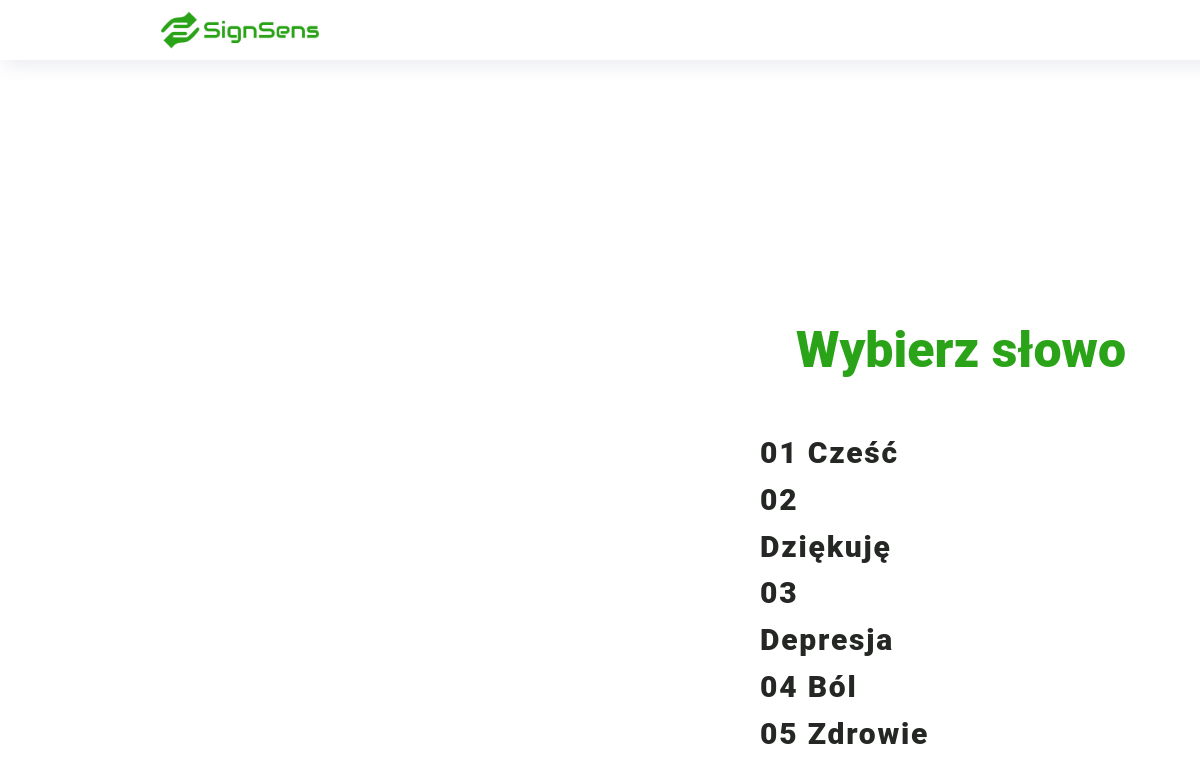
The app's page /welcom/word/ with its own data.
### main/models.py (models this page shows)
class Word(models.Model):
    title = models.CharField(max_length=50)
    slug = models.SlugField(max_length=50, unique=True)
    create_time = models.DateTimeField(auto_now_add=True)
    active = models.BooleanField(default=True)
    class Meta:
        ordering = ('create_time',)
    def __str__(self) -> str:
        return self.title
    def get_absolute_url(self):
        return reverse('detail_word', kwargs={'word_slug': self.slug})

### main/views.py (the view)
# urls.py: path('welcom/word/', views.WordView.as_view(), name='word'),
class WordView(ListView):
    model = Word
    template_name = 'main/main.html'
    context_object_name = 'word'

### main/templates/main/main.html (shortened to what this page needs)
{% extends 'main/navbar.html' %}
{% load static %}
       {% block content %}
       <link type="text/css" rel="stylesheet" href="{% static 'main/css/styles.css' %}">
<div class="text-container">
 <p style="color: #2BA318; font-family: 'Roboto';
 font-style: normal;
 font-weight: 800;
 font-size: 50px;
 line-height: 130%;
 /* identical to box height, or 65px */
 text-align: center; " >
    Wybierz słowo
     </p>
</div>
<div style="display: flex; align-items: center; justify-content: center; height: 100vh;">
    <ul class="container">
        {% for letter in word %}
         <a href="{{ letter.get_absolute_url }}"><li>0{{ letter.id }} {{ letter }}</li></a>
         {% endfor %}
    </ul>
       </div>
       {% endblock %}

### main/static/main/css/styles.css (style rules this page uses)
.text-container { position: absolute; width: 330px; height: 65px; left: 796px; top: 268px; font-family: 'Roboto'; font-style: normal; font-weight: 500; font-size: 60px; line-height: 130%; text-align: center; color: #242723; }
.container { position: absolute; width: 175px; height: 47px; left: 720px; top: 400px; font-family: 'Roboto'; font-style: normal; font-weight: 800; font-size: 30px; line-height: 156%; letter-spacing: 0.06em; list-style-type: none; color: #242723; }
a { text-decoration: none; color: #242723; }
ul { position: absolute; width: 137px; height: 47px; left: 0px; top: 0px; }

### records on screen
Word: id "1", title "Cześć"
Word: id "2", title "Dziękuję"
Word: id "3", title "Depresja"
Word: id "4", title "Ból"
Word: id "5", title "Zdrowie"
